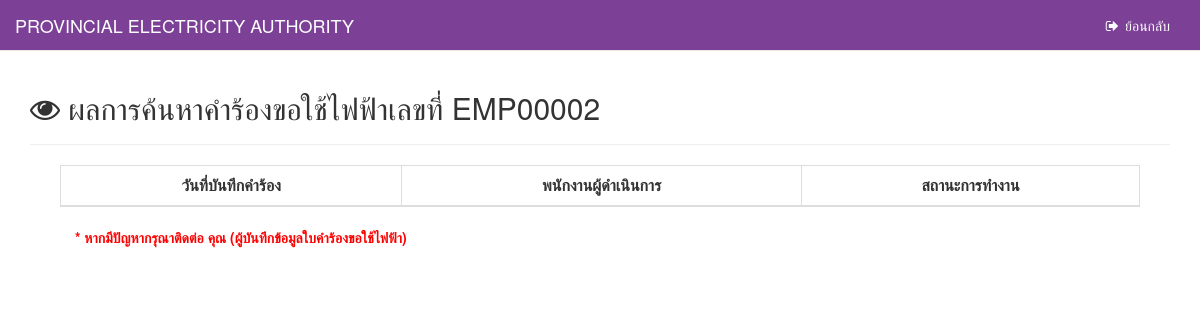
Page /status_work_customer.php (signed in) on the earlier database version.
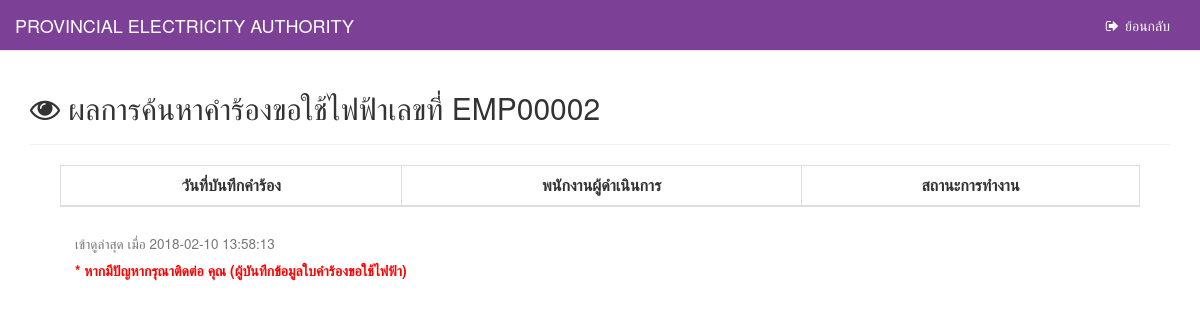
Same page on the later database version.
### tables this page shows
CREATE TABLE `tb_logview` (
  `log_id` char(12) NOT NULL,
  `log_date` datetime default NULL,
  `re_id` char(12) default NULL,
  PRIMARY KEY  (`log_id`)
);

### connect_db.php (called while the page is built, shortened)
<?php
$dbname="pea";
?>

### status_work_customer.php (the view, shortened to what this page needs)
<?php
include "connect_db.php";
?>
<!DOCTYPE html>
<html>
<head>
    <link href="vendor/bootstrap/css/bootstrap.css" rel="stylesheet">
    <link href="vendor/metisMenu/metisMenu.css" rel="stylesheet">
    <link href="dist/css/sb-admin-2.css" rel="stylesheet">
    <link href="vendor/font-awesome/css/font-awesome.css" rel="stylesheet" type="text/css">
</head>
<body>
<?php include "header_cus.php";?>
</nav>
<div class="container">
    <h2><i class="fa fa-eye"></i> ผลการค้นหาคำร้องขอใช้ไฟฟ้าเลขที่ <?= $_SESSION[loginid] ?></h2>
    <hr class="star-primary">
    <div class="col-md-12">
        <div class="table-responsive col-md-12">
            <table  class="table table-striped table-bordered  ">
                <thead>
                    <tr>
                        <th class=" text-center" >วันที่บันทึกคำร้อง</th>
                        <th class=" text-center" >พนักงานผู้ดำเนินการ</th>
                        <th class=" text-center" >สถานะการทำงาน</th>
                    </tr>
                </thead>
            </table>
            <?php
            $sqlv = "select * from tb_logview order by log_date desc limit 1 ";
            $resultv = mysql_db_query($dbname, $sqlv);
            $arrayv = mysql_fetch_array($resultv);
            if (mysql_num_rows($resultv) > 0) {
            ?>
            <div class="col-md-12">
                <h4>
                    <small>เข้าดูล่าสุด เมื่อ <?=$arrayv['log_date']?></small>
                </h4>
            </div>
            <?php
            }
            ?>
            <div class="col-md-12">
                <label style="color: red;">* หากมีปัญหากรุณาติดต่อ <?=$tel?> คุณ<?=$first?> <?=$last?> (ผู้บันทึกข้อมูลใบคำร้องขอใช้ไฟฟ้า)</label>
            </div>
        </div>
    </div>
</div>
</body>
</html>

Differences in the rows shown:
added tb_logview: log_date "2018-02-10 13:58:13"
Other differences:
text now shown: "เข้าดูล่าสุด เมื่อ"
